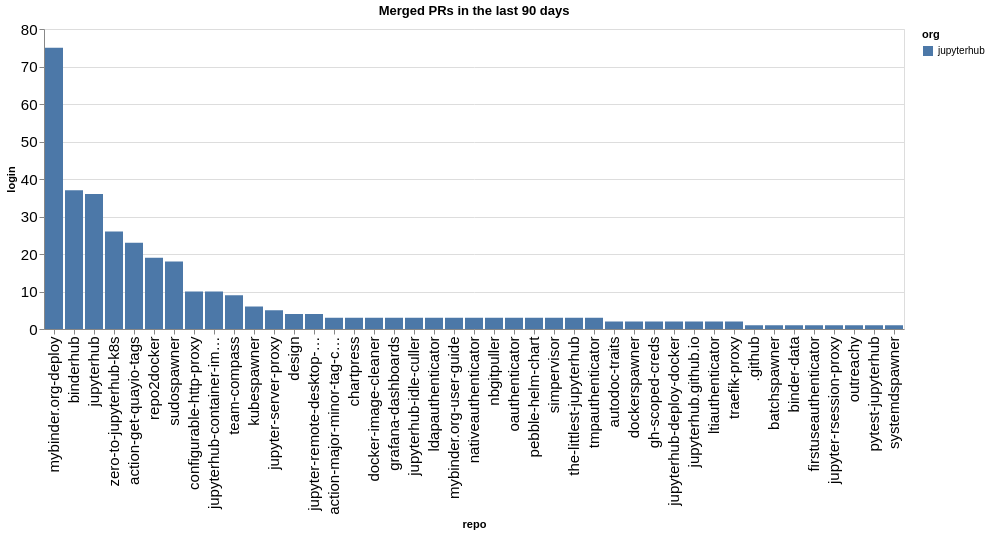

The notebook cell this image was saved under:
### Code cell
prs_by_repo = merged.groupby(['org', 'repo']).count()['login'].reset_index().sort_values(['org', 'login'], ascending=False)
alt.Chart(data=prs_by_repo, title=f"Merged PRs in the last {n_days} days").mark_bar().encode(
    x=alt.X('repo', sort=prs_by_repo['repo'].values.tolist()),
    y='login',
    color='org'
)

### Figure 1 — Vega-Lite specification as saved in the notebook (floating-point values rounded to 4 significant figures)
{"config": {"axisLeft": {"labelFontSize": 15}, "axisBottom": {"labelFontSize": 15}}, "data": {"name": "data-34c1f5271ab5c69c355c093be05bfa1e"}, "mark": {"type": "bar"}, "encoding": {"color": {"field": "org", "type": "nominal"}, "x": {"field": "repo", "sort": ["mybinder.org-deploy", "binderhub", "jupyterhub", "zero-to-jupyterhub-k8s", "action-get-quayio-tags", "repo2docker", "sudospawner", "configurable-http-proxy", "jupyterhub-container-images", "team-compass", "kubespawner", "jupyter-server-proxy", "design", "jupyter-remote-desktop-proxy", "action-major-minor-tag-calculator", "chartpress", "docker-image-cleaner", "grafana-dashboards", "jupyterhub-idle-culler", "ldapauthenticator", "mybinder.org-user-guide", "nativeauthenticator", "nbgitpuller", "oauthenticator", "pebble-helm-chart", "simpervisor", "the-littlest-jupyterhub", "tmpauthenticator", "autodoc-traits", "dockerspawner", "gh-scoped-creds", "jupyterhub-deploy-docker", "jupyterhub.github.io", "ltiauthenticator", "traefik-proxy", ".github", "batchspawner", "binder-data", "firstuseauthenticator", "jupyter-rsession-proxy", "outreachy", "pytest-jupyterhub", "systemdspawner"], "type": "nominal"}, "y": {"field": "login", "type": "quantitative"}}, "title": "Merged PRs in the last 90 days", "$schema": "https://vega.github.io/schema/vega-lite/v5.20.1.json", "datasets": {"data-34c1f5271ab5c69c355c093be05bfa1e": [{"org": "jupyterhub", "repo": "mybinder.org-deploy", "login": 75}, {"org": "jupyterhub", "repo": "binderhub", "login": 37}, {"org": "jupyterhub", "repo": "jupyterhub", "login": 36}, {"org": "jupyterhub", "repo": "zero-to-jupyterhub-k8s", "login": 26}, {"org": "jupyterhub", "repo": "action-get-quayio-tags", "login": 23}, {"org": "jupyterhub", "repo": "repo2docker", "login": 19}, {"org": "jupyterhub", "repo": "sudospawner", "login": 18}, {"org": "jupyterhub", "repo": "configurable-http-proxy", "login": 10}, {"org": "jupyterhub", "repo": "jupyterhub-container-images", "login": 10}, {"org": "jupyterhub", "repo": "team-compass", "login": 9}, {"org": "jupyterhub", "repo": "kubespawner", "login": 6}, {"org": "jupyterhub", "repo": "jupyter-server-proxy", "login": 5}, {"org": "jupyterhub", "repo": "design", "login": 4}, {"org": "jupyterhub", "repo": "jupyter-remote-desktop-proxy", "login": 4}, {"org": "jupyterhub", "repo": "action-major-minor-tag-calculator", "login": 3}, {"org": "jupyterhub", "repo": "chartpress", "login": 3}, {"org": "jupyterhub", "repo": "docker-image-cleaner", "login": 3}, {"org": "jupyterhub", "repo": "grafana-dashboards", "login": 3}, {"org": "jupyterhub", "repo": "jupyterhub-idle-culler", "login": 3}, {"org": "jupyterhub", "repo": "ldapauthenticator", "login": 3}, {"org": "jupyterhub", "repo": "mybinder.org-user-guide", "login": 3}, {"org": "jupyterhub", "repo": "nativeauthenticator", "login": 3}, {"org": "jupyterhub", "repo": "nbgitpuller", "login": 3}, {"org": "jupyterhub", "repo": "oauthenticator", "login": 3}, {"org": "jupyterhub", "repo": "pebble-helm-chart", "login": 3}, {"org": "jupyterhub", "repo": "simpervisor", "login": 3}, {"org": "jupyterhub", "repo": "the-littlest-jupyterhub", "login": 3}, {"org": "jupyterhub", "repo": "tmpauthenticator", "login": 3}, {"org": "jupyterhub", "repo": "autodoc-traits", "login": 2}, {"org": "jupyterhub", "repo": "dockerspawner", "login": 2}, {"org": "jupyterhub", "repo": "gh-scoped-creds", "login": 2}, {"org": "jupyterhub", "repo": "jupyterhub-deploy-docker", "login": 2}, {"org": "jupyterhub", "repo": "jupyterhub.github.io", "login": 2}, {"org": "jupyterhub", "repo": "ltiauthenticator", "login": 2}, {"org": "jupyterhub", "repo": "traefik-proxy", "login": 2}, {"org": "jupyterhub", "repo": ".github", "login": 1}, {"org": "jupyterhub", "repo": "batchspawner", "login": 1}, {"org": "jupyterhub", "repo": "binder-data", "login": 1}, {"org": "jupyterhub", "repo": "firstuseauthenticator", "login": 1}, {"org": "jupyterhub", "repo": "jupyter-rsession-proxy", "login": 1}, {"org": "jupyterhub", "repo": "outreachy", "login": 1}, {"org": "jupyterhub", "repo": "pytest-jupyterhub", "login": 1}, {"org": "jupyterhub", "repo": "systemdspawner", "login": 1}]}}
